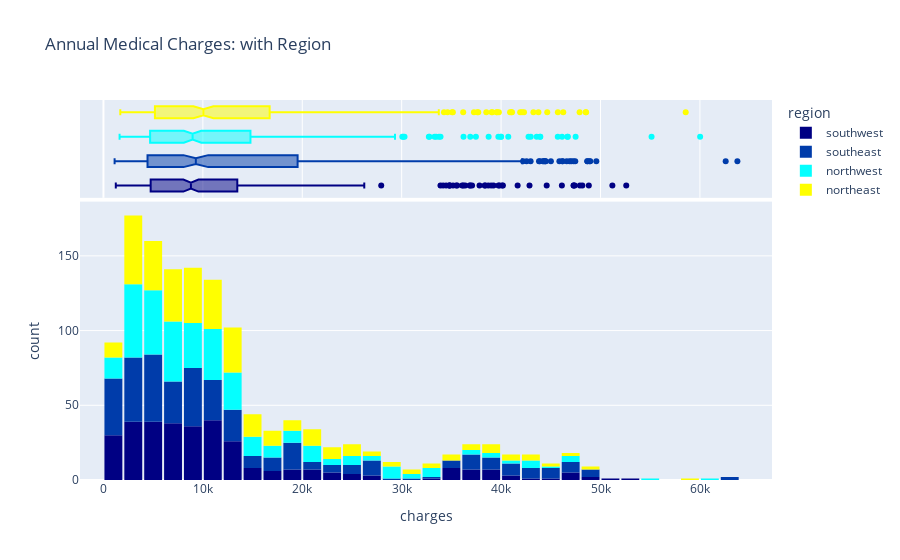

The code cell stored with this chart in its notebook:
### Markdown cell above
Let's also use the categorical column "region" to distinguish the charges for all the 4 regions.

### Code cell
fig = px.histogram(acme_data, 
                   x='charges', 
                   marginal='box', 
                   color='region', 
                   color_discrete_sequence=px.colors.sequential.Jet, 
                   title='Annual Medical Charges: with Region')
fig.update_layout(bargap=0.1)
fig.show()

### Figure 1 — Plotly figure (JSON) as saved in the notebook; plotly's stock layout.template omitted (floating-point values rounded to 4 significant figures; data arrays with more than 128 entries replaced by an {"elided": "..."} marker saying what was removed)
{"data": [{"alignmentgroup": "True", "bingroup": "x", "hovertemplate": "region=southwest<br>charges=%{x}<br>count=%{y}<extra></extra>", "legendgroup": "southwest", "marker": {"color": "rgb(0,0,131)", "pattern": {"shape": ""}}, "name": "southwest", "offsetgroup": "southwest", "orientation": "v", "showlegend": true, "type": "histogram", "x": {"elided": "325 float values"}, "xaxis": "x", "yaxis": "y"}, {"alignmentgroup": "True", "hovertemplate": "region=southwest<br>charges=%{x}<extra></extra>", "legendgroup": "southwest", "marker": {"color": "rgb(0,0,131)"}, "name": "southwest", "notched": true, "offsetgroup": "southwest", "showlegend": false, "type": "box", "x": {"elided": "325 float values"}, "xaxis": "x2", "yaxis": "y2"}, {"alignmentgroup": "True", "bingroup": "x", "hovertemplate": "region=southeast<br>charges=%{x}<br>count=%{y}<extra></extra>", "legendgroup": "southeast", "marker": {"color": "rgb(0,60,170)", "pattern": {"shape": ""}}, "name": "southeast", "offsetgroup": "southeast", "orientation": "v", "showlegend": true, "type": "histogram", "x": {"elided": "364 float values"}, "xaxis": "x", "yaxis": "y"}, {"alignmentgroup": "True", "hovertemplate": "region=southeast<br>charges=%{x}<extra></extra>", "legendgroup": "southeast", "marker": {"color": "rgb(0,60,170)"}, "name": "southeast", "notched": true, "offsetgroup": "southeast", "showlegend": false, "type": "box", "x": {"elided": "364 float values"}, "xaxis": "x2", "yaxis": "y2"}, {"alignmentgroup": "True", "bingroup": "x", "hovertemplate": "region=northwest<br>charges=%{x}<br>count=%{y}<extra></extra>", "legendgroup": "northwest", "marker": {"color": "rgb(5,255,255)", "pattern": {"shape": ""}}, "name": "northwest", "offsetgroup": "northwest", "orientation": "v", "showlegend": true, "type": "histogram", "x": {"elided": "325 float values"}, "xaxis": "x", "yaxis": "y"}, {"alignmentgroup": "True", "hovertemplate": "region=northwest<br>charges=%{x}<extra></extra>", "legendgroup": "northwest", "marker": {"color": "rgb(5,255,255)"}, "name": "northwest", "notched": true, "offsetgroup": "northwest", "showlegend": false, "type": "box", "x": {"elided": "325 float values"}, "xaxis": "x2", "yaxis": "y2"}, {"alignmentgroup": "True", "bingroup": "x", "hovertemplate": "region=northeast<br>charges=%{x}<br>count=%{y}<extra></extra>", "legendgroup": "northeast", "marker": {"color": "rgb(255,255,0)", "pattern": {"shape": ""}}, "name": "northeast", "offsetgroup": "northeast", "orientation": "v", "showlegend": true, "type": "histogram", "x": {"elided": "324 float values"}, "xaxis": "x", "yaxis": "y"}, {"alignmentgroup": "True", "hovertemplate": "region=northeast<br>charges=%{x}<extra></extra>", "legendgroup": "northeast", "marker": {"color": "rgb(255,255,0)"}, "name": "northeast", "notched": true, "offsetgroup": "northeast", "showlegend": false, "type": "box", "x": {"elided": "324 float values"}, "xaxis": "x2", "yaxis": "y2"}], "layout": {"bargap": 0.1, "barmode": "relative", "legend": {"title": {"text": "region"}, "tracegroupgap": 0}, "title": {"text": "Annual Medical Charges: with Region"}, "xaxis": {"anchor": "y", "domain": [0, 1], "title": {"text": "charges"}}, "xaxis2": {"anchor": "y2", "domain": [0, 1], "matches": "x", "showgrid": true, "showticklabels": false}, "yaxis": {"anchor": "x", "domain": [0, 0.7326], "title": {"text": "count"}}, "yaxis2": {"anchor": "x2", "domain": [0.7426, 1], "matches": "y2", "showgrid": false, "showline": false, "showticklabels": false, "ticks": ""}}}
